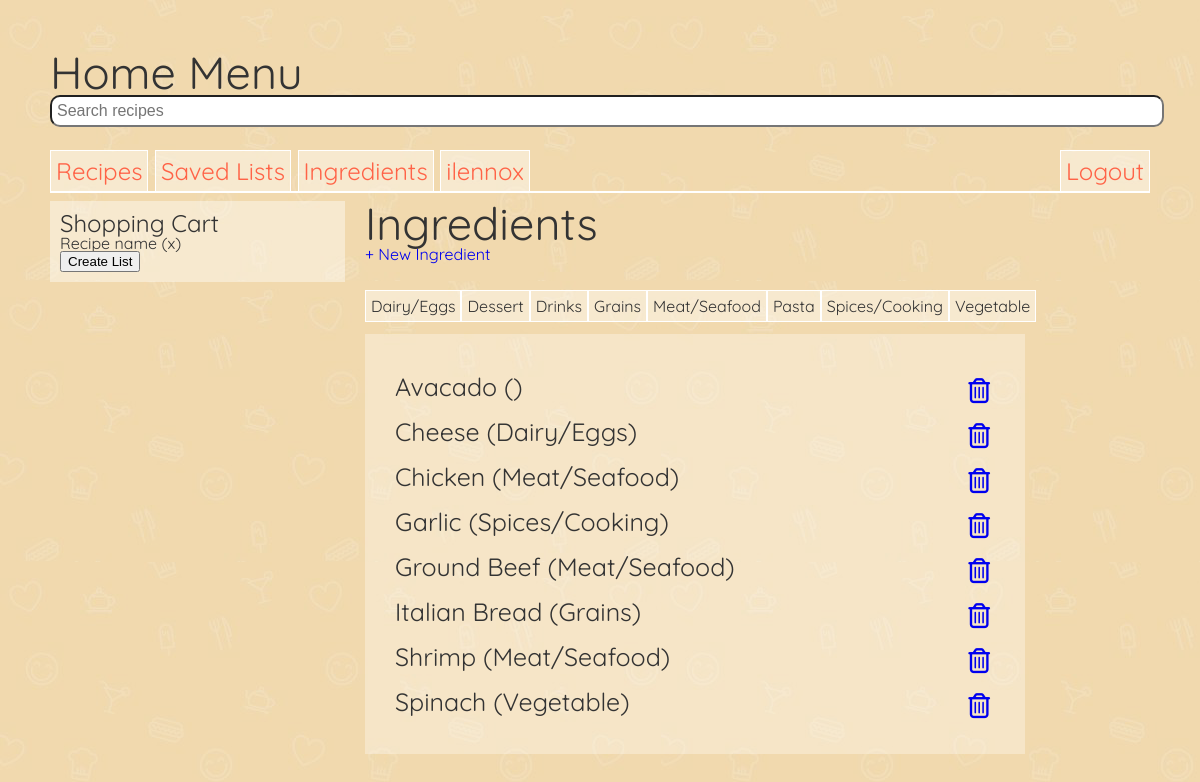
Page /ingredients.php (signed in) on the committed database.
### tables this page shows
CREATE TABLE IF NOT EXISTS `food_types` (
  `id` int(11) NOT NULL AUTO_INCREMENT,
  `name` varchar(25) NOT NULL,
  PRIMARY KEY (`id`)
);

CREATE TABLE IF NOT EXISTS `ingredients` (
  `id` int(11) NOT NULL AUTO_INCREMENT,
  `name` varchar(60) NOT NULL,
  `food_type_id` int(7) NOT NULL,
  PRIMARY KEY (`id`)
);

### inc/functions.php (called while the page is built, shortened)
<?php ob_start();
function mysql_prep($string) {
	global $connection;
	$escaped_string = mysqli_real_escape_string($connection, $string);
	return $escaped_string;
}
function food_type_by_id($food_type_id) {
	global $connection;
	$safe_id = mysql_prep($food_type_id);
	$sql = "SELECT * ";
	$sql .= "FROM food_types ";
	$sql .= "WHERE id = '{$safe_id}' ";
	$sql .= "LIMIT 1";
	$user_set = mysqli_query($connection, $sql);
	if ($user = mysqli_fetch_assoc($user_set)) {
		return $user;
	} else {
		return null;
	}
}
?>

### ingredients.php (the view, shortened to what this page needs)
<?php include('inc/header.php');
    if(isset($_GET['new'])){
    ?>
    <h1 id="center">New Ingredient</h1>
    <br>
    <form id="new_recipe" action="#" method="POST">
        <input maxlength="50" type="text" name="name" placeholder="New Ingredient Name (i.e. Avacado)">
        <br>
        <select name="food_type" id="">
            <?php
        $get_types="SELECT * FROM food_types ORDER BY name";
        $types_found=mysqli_query($connection, $get_types);
        foreach($types_found as $type){
            echo "<option value=\"".$type['id']."\">".$type['name']."</option>";
        }
        ?>
        </select>
        <br>
        <input type="submit" name="add_ingredient" value="Submit Ingredient">
    </form>
    <?php
    }else{
        echo "<h1>Ingredients</h1>";
        echo "<a href=\"ingredients.php?new\">+ New Ingredient</a>";
        echo "<br/><Br/>";
          $get_types="SELECT * FROM food_types ORDER BY name";
        $types_found=mysqli_query($connection, $get_types);
        echo "<ul class=\"inline\">";
        foreach($types_found as $type){
            echo "<li>".$type['name']."</li>";
        }
        echo "</ul>";
        echo "<ul id=\"list\">";
        $get_ingredients="SELECT * FROM ingredients ORDER BY name";
        $ingredients_found=mysqli_query($connection, $get_ingredients);
        foreach($ingredients_found as $ingredient){
            $food_type_found=food_type_by_id($ingredient['food_type_id']);
            echo "<li>".$ingredient['name']." (".$food_type_found['name'].") <a href=\"ingredients.php?remove=".$ingredient['id']."\"><i class=\"fa fa-trash-o red right\"></i></a></li>";
        }
        echo "</ul>";
    }
?>

### inc/header.php (shortened to what this page needs)
<?php require_once("inc/session.php");
require_once("inc/functions.php");
?>
    <!DOCTYPE html>
    <html lang="en">
    <head>
        <link rel="stylesheet" href="css/style.css">
        <link rel="stylesheet" href="//maxcdn.bootstrapcdn.com/font-awesome/4.3.0/css/font-awesome.min.css">
        <link href="//netdna.bootstrapcdn.com/font-awesome/3.2.1/css/font-awesome.css" rel="stylesheet">
    </head>
    <body>
      <?php
            if(isset($_POST['query'])){
            $query=$_POST['query'];
            }else{
            $query="";
            } ?>
        <header>
            <h1>Home Menu</h1>
               <form class="search" action="search.php" method="POST">
<input class="searchTerm" name="query" placeholder="Search recipes" value="<?php echo $query; ?>" />
</form>
                <nav>
                    <ul>
                        <a href="index.php">
                            <li>Recipes</li>
                        </a>
                         <a href="index.php?lists">
                            <li>Saved Lists</li>
                        </a>
                        <a href="ingredients.php">
                            <li>Ingredients</li>
                        </a>
                            <a class="green_text" href="profile.php">
                                <li>
                                    <?php echo $_SESSION['username']; ?>
                                </li>
                            </a>
                            <a class="right" href="logout.php">
                                <li>Logout</li>
                            </a>
                    </ul>
                </nav>
        </header>
        <hr>
        <nav id="sidenav">
            <h2>Shopping Cart</h2>
            <ul>
                <li>Recipe name (x)</li>
            </ul>
            <input type="submit" value="Create List">
        </nav>
<div id="page">

### css/style.css (style rules this page uses)
html, body, div, span, applet, object, iframe, h1, h2, h3, h4, h5, h6, p, blockquote, pre, a, abbr, acronym, address, big, cite, code, del, dfn, em, img, ins, kbd, q, s, samp, small, strike, strong, sub, sup, tt, var, b, u, i, center, dl, dt, dd, ol, ul, li, fieldset, form, label, legend, table, caption, tbody, tfoot, thead, tr, th, td, recipe, aside, canvas, details, embed, figure, figcaption, footer, header, hgroup, menu, nav, output, ruby, section, summary, time, mark, audio, video { margin: 0; padding: 0; border: 0; font-size: 100%; font: inherit; vertical-align: baseline; font-family: 'Quicksand', sans-serif; }
recipe, aside, details, figcaption, figure, footer, header, hgroup, menu, nav, section { display: block; }
body { line-height: 1; margin: 50px; background-color: #eaeaea; color: #333; -webkit-font-smoothing: antialiased; background-image: url(../img/backgrounds/food_yellow.png); }
ol, ul { list-style: none; }
header li, .inline li { display: inline; border: 1px solid white; padding: 5px; background: rgba(255,255,255,.4); }
.inline { margin: 20px 0; }
header a { color: tomato; font-size: 24px; }
.search input { width: 100%; padding: 5px; font-size: 16px; border-radius: 10px; }
#sidenav { clear: both; float: left; width: 25%; background: rgba(255,255,255,.4); padding: 10px; }
#page { width: 60%; float: left; padding: 0 20px; }
a { text-decoration: none; }
hr { color: #fff; background: #aaa; border: 1px solid #fff; }
h1 { font-size: 45px; }
h2 { font-size: 24px; }
.right { float: right; }
#list { clear: both; margin: 10px 0; background: rgba(255,255,255,.3); padding: 30px; font-size: 25px; }
#list li { padding: 10px 0; }
#list .fa { padding: 5px; }

### rows in the picture
food_types: name "Dairy/Eggs"
food_types: name "Dessert"
food_types: name "Drinks"
food_types: name "Grains"
food_types: name "Meat/Seafood"
food_types: name "Pasta"
food_types: name "Spices/Cooking"
food_types: name "Vegetable"
ingredients: name "Avacado"
ingredients: name "Cheese", food_type.name "Dairy/Eggs"
ingredients: name "Chicken", food_type.name "Meat/Seafood"
ingredients: name "Garlic", food_type.name "Spices/Cooking"
ingredients: name "Ground Beef", food_type.name "Meat/Seafood"
ingredients: name "Italian Bread", food_type.name "Grains"
ingredients: name "Shrimp", food_type.name "Meat/Seafood"
ingredients: name "Spinach", food_type.name "Vegetable"

### other values in the picture
$_SESSION['username'] "ilennox"
